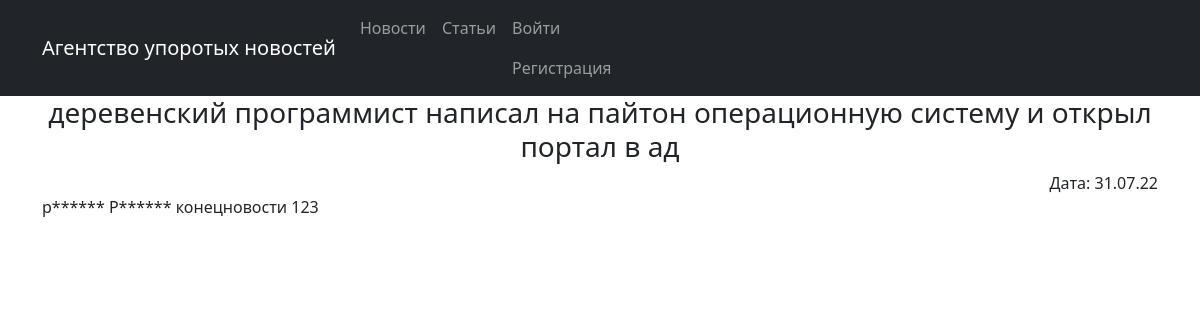
/news/135/, run on the app's committed database.
### main/models.py (models this page shows, shortened)
class Post(models.Model):
    author = models.ForeignKey('Author', on_delete=models.CASCADE)
    title = models.CharField(max_length=255, default='')
    text = models.TextField(default='')
    rating = models.IntegerField(default=0)
    pType = models.CharField(max_length=1, choices=postType, default='A')
    cat = models.ManyToManyField(Category, through='PostCategory')
    created = models.DateTimeField(auto_now_add=True)

### main/views.py (the view)
# urls.py: path('news/<int:pk>/', PostInfo.as_view(), name='news_info'),
class PostInfo(DetailView):
    model = Post
    template_name = 'post.html'
    context_object_name = 'info' # переменная в шаблоне

### main/templatetags/custom_filters.py (called while the page is built)
@register.filter()
def censor(text:str):
    ltext = text.lower()
    for word in badWords:
        wlen = len(word)
        while(True):
            index = ltext.find(word)
            if index==-1: break
            ltext = ltext[:index]+('*'*(wlen))+ltext[index+wlen:]
            text = text[:index+1]+('*'*(wlen-1))+text[index+wlen:]
    return text

### templates/post.html (shortened to what this page needs)
{% extends 'flatpages/default.html' %}
{% load custom_filters %}
{% block content %}
<h3>{{ info.title }}</h3>
<div align="right">Дата: {{ info.created|date:'d.m.y' }}</div>
<div align="justify">{{ info.text|censor }}</div>
{% endblock content %}

### data on the page
Post: title "деревенский программист написал на пайтон операционную систему и открыл портал в ад", created "31.07.22", text|censor "р****** Р****** конецновости 123"
